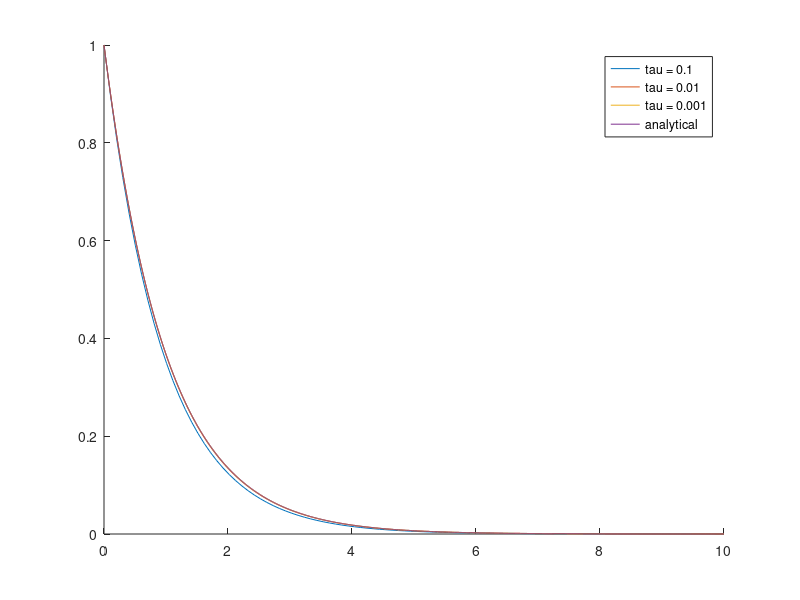
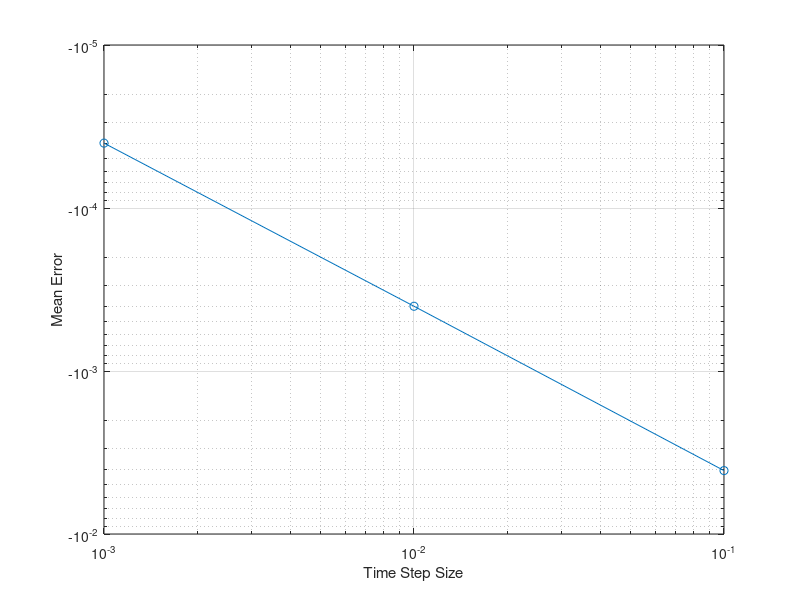
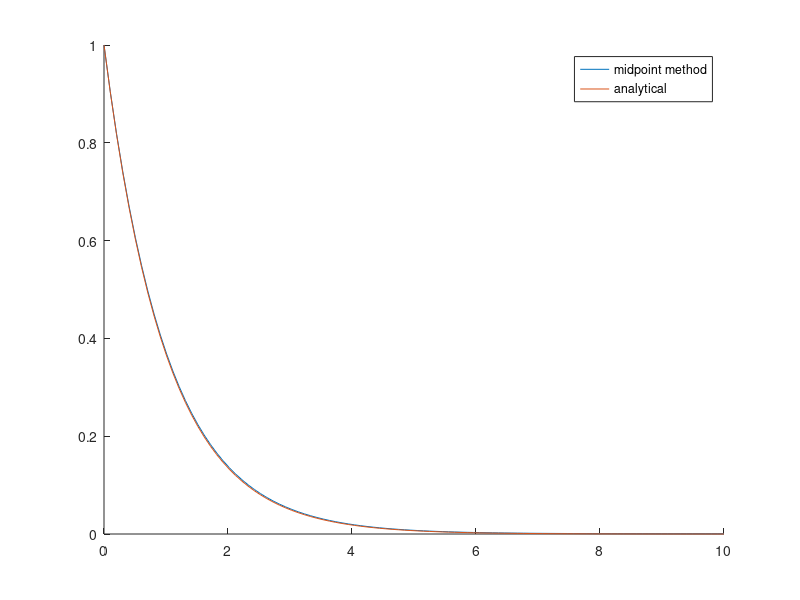
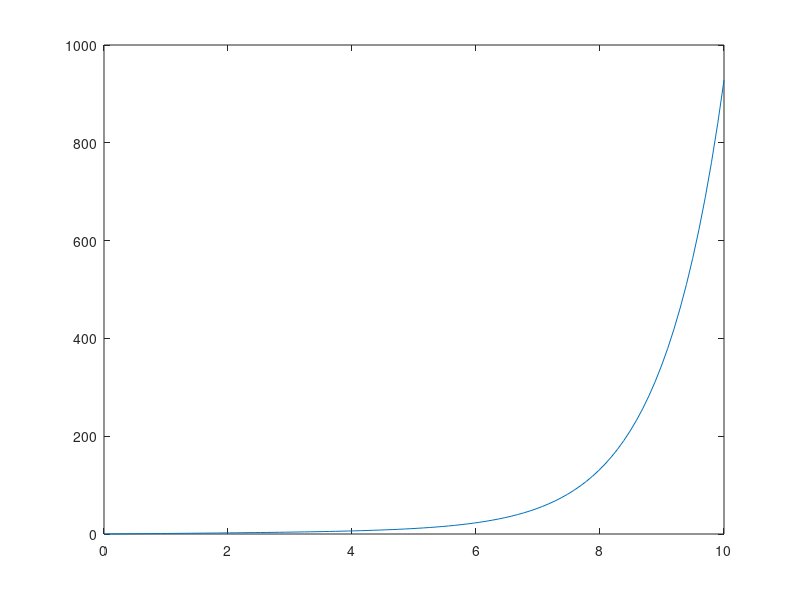

Source code (MATLAB) for these figures, in order:
%% Euler Eq Stuff

numsteps = [100, 1000, 10000];
taus = [0.1, 0.01, 0.001];

y = zeros(3, max(numsteps));
y(:,1) = 1;
dydts = -y(:,1);


for i = 1:(numsteps(1) - 1)
    y(1, i + 1) = y(1, i) + taus(1) * dydts(1);
    dydts(1) = -y(1, i + 1);
end

for i = 1:(numsteps(2) - 1)
    y(2, i + 1) = y(2, i) + taus(2) * dydts(2);
    dydts(2) = -y(2, i + 1);
end

for i = 1:(numsteps(3) - 1)
    y(3, i + 1) = y(3, i) + taus(3) * dydts(3);
    dydts(3) = -y(3, i + 1);
end

times1 = linspace(0, taus(1)*numsteps(1), numsteps(1));
times2 = linspace(0, taus(2)*numsteps(2), numsteps(2));
times3 = linspace(0, taus(3)*numsteps(3), numsteps(3));

y_exact1 = exp(-times1);
y_exact2 = exp(-times2);
y_exact3 = exp(-times3);

figure(1)
hold on
plot(times1, y(1,1:numsteps(1)))
plot(times2, y(2,1:numsteps(2)))
plot(times3, y(3,1:numsteps(3)))
plot(times3, y_exact3)
legend('tau = 0.1', 'tau = 0.01', 'tau = 0.001', 'analytical')
hold off

MeanError = zeros(1,3);
MeanError(1) = mean(y(1,1:numsteps(1)) - y_exact1);
MeanError(2) = mean(y(2,1:numsteps(2)) - y_exact2);
MeanError(3) = mean(y(3,1:numsteps(3)) - y_exact3);

figure(2)
loglog(taus, MeanError, '-o')
xlabel('Time Step Size')
ylabel('Mean Error')
grid on

% trying midpoint method

numstep = 100;
tau = 0.1;

ymid = 1;
dydt = -exp(-tau/2);

for i = 1:(numstep - 1)
    ymid(i + 1) = ymid(i) + tau * dydt;
    dydt = -exp(-i * tau - tau/2);
end

times = linspace(0, tau*numstep, numstep);

figure(3)
hold on
plot(times, ymid)
plot(times1, y_exact1)
legend('midpoint method', 'analytical')
hold off

MeanError2 = mean(ymid - y_exact1);

Error = ymid - y_exact1;
percerror = (ymid - y_exact1) ./ y_exact1 .* 100;

figure(4)
plot(times, percerror)

figure(5)
plot(times, Error)
